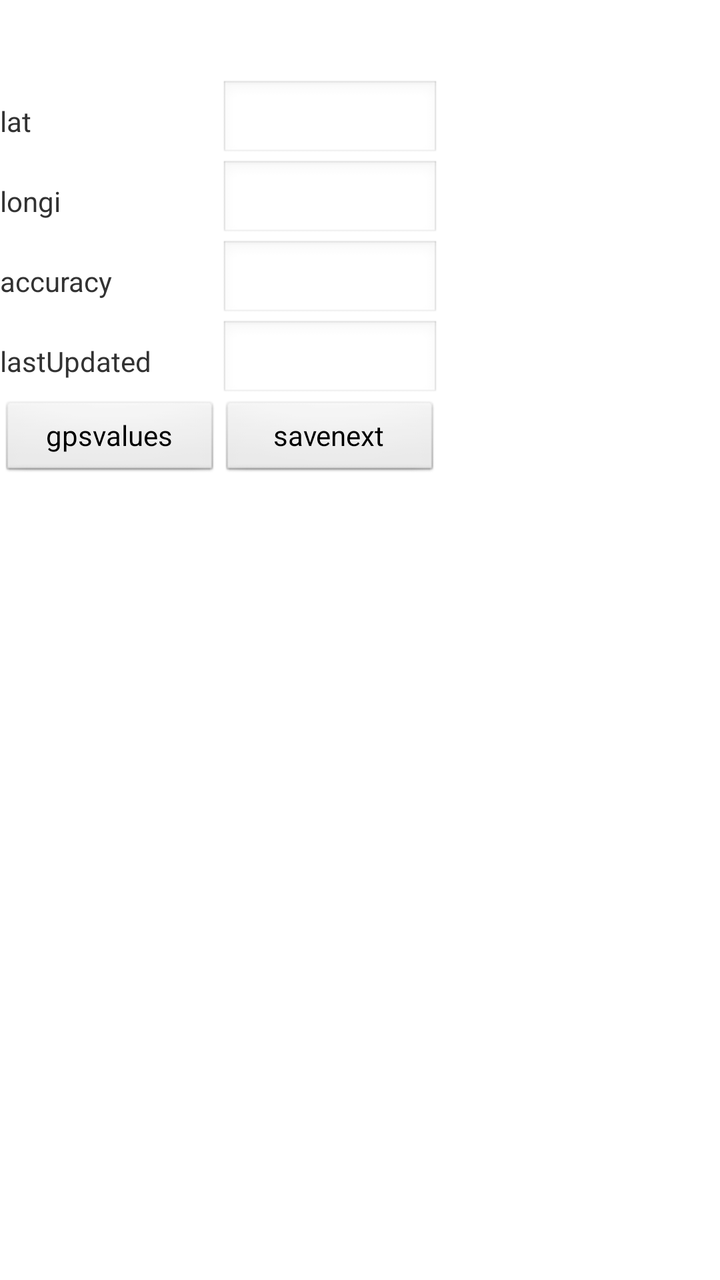
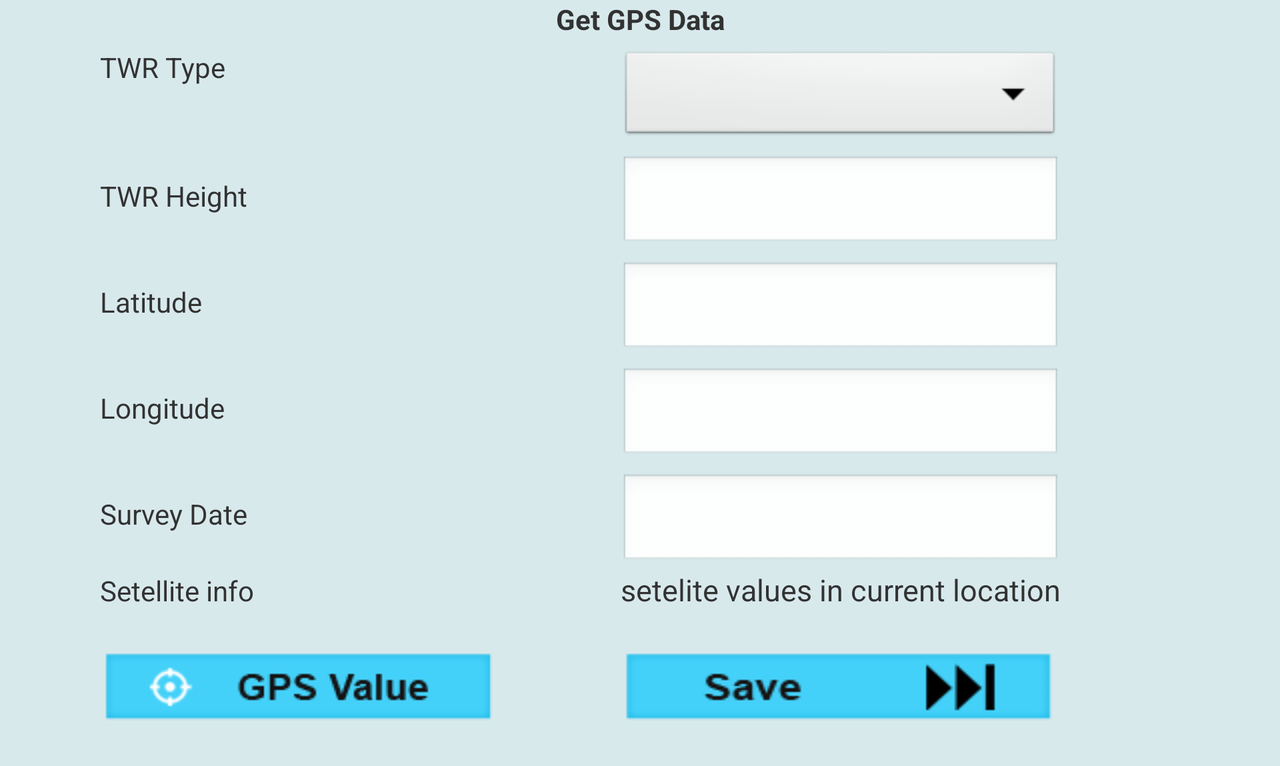

One screen, two layout resources from the same app: the default and the repository's alternative for another configuration. Each is rendered where Android would select it; the XML of both is given below.
<!-- AndroidManifest.xml: application theme AppTheme -->
<!-- res/layout/gpsactivity.xml -->
<?xml version="1.0" encoding="utf-8"?>
<TableLayout xmlns:android="http://schemas.android.com/apk/res/android"
    xmlns:tools="http://schemas.android.com/tools"
    android:layout_width="match_parent"
    android:layout_height="match_parent">
    <TableRow android:gravity="center">
	        <TextView android:id="@+id/txtgetGPSdata"
            android:layout_height="40dp"
            android:layout_width="100dp"
            />
    </TableRow>
    <TableRow >
        	<TextView android:text="lat"
            android:layout_height="40dp"
            android:layout_width="80dp"
            />
        	<EditText android:inputType="number"
            android:layout_height="40dp"
            android:layout_width="110dp"
            android:id="@+id/edLatitude"
            />
    </TableRow>
    <TableRow >
        	<TextView android:text="longi"
           android:layout_height="40dp"
            android:layout_width="80dp"
            />
        	<EditText android:inputType="number"
            android:layout_height="40dp"
            android:layout_width="110dp"
            android:id="@+id/edLongitude"
            />
    </TableRow>
    <TableRow >
        	<TextView android:text="accuracy"
            android:layout_height="40dp"
            android:layout_width="80dp"
            />
        	<EditText android:inputType="number"
            android:layout_height="40dp"
            android:layout_width="110dp"
            android:id="@+id/edAccuracy"
            />
    </TableRow>
    <TableRow >
        	<TextView android:text="lastUpdated"
            android:layout_height="40dp"
            android:layout_width="80dp"
            />
        	<EditText android:inputType="number"
            android:layout_height="40dp"
            android:layout_width="110dp"
            android:id="@+id/edLastUpdated"
            />
    </TableRow>
    <TableRow >
        	<Button android:text="gpsvalues"
            android:layout_height="40dp"
            android:layout_width="110dp"
            android:id="@+id/btnGPSValues"
            android:onClick="getGPSValues"
            />
        	<Button android:text="savenext"
            android:layout_height="40dp"
            android:layout_width="90dp"
            android:id="@+id/btnSaveNext"
            android:onClick="savenext"
            />
    </TableRow>
</TableLayout>
<!-- resources referenced by this layout -->
<resources>
  <style name="AppTheme" parent="AppBaseTheme">
          
      </style>
  <style name="AppBaseTheme" parent="android:Theme.Light">
          
      </style>
</resources>
<!-- res/layout-land/gpsactivity.xml (the repository's variant of the layout above) -->
<!-- drawn on the phone turned sideways -->
<?xml version="1.0" encoding="utf-8"?>
<ScrollView 
    xmlns:android="http://schemas.android.com/apk/res/android"
    xmlns:tools="http://schemas.android.com/tools"
    android:layout_width="match_parent"
    android:layout_height="match_parent"
    android:descendantFocusability="beforeDescendants"
    android:focusableInTouchMode="true" 
    >
<TableLayout 
    android:layout_width="match_parent"
    android:layout_height="match_parent"
    android:paddingBottom="20dp"
    android:background="#d8e9ec">
    
    <TableRow android:gravity="center">
	        <TextView android:id="@+id/txtgetGPSdata"
            android:layout_height="wrap_content"
            android:layout_width="fill_parent"
            android:text="Get GPS Data"
            android:gravity="center_horizontal"
            android:textStyle="bold"
            />
    </TableRow>
     <TableRow 
        android:layout_marginTop="5dp">
        	<TextView android:text="TWR Type"
            android:layout_height="wrap_content"
            android:layout_width="160dp"
            android:layout_marginLeft="50dp"
            />

        	<Spinner
       	       android:id="@+id/spinner1"
       	       android:layout_width="160dp"
       	       android:layout_height="wrap_content"
	           android:gravity="center"
	           android:textSize="11sp"
	           android:windowSoftInputMode="adjustPan|adjustResize|stateHidden"
	           android:layout_marginLeft="50dp"
        	     />
        	
    </TableRow>
    <TableRow 
        android:layout_marginTop="5dp">
        	<TextView android:text="TWR Height"
            android:layout_height="wrap_content"
            android:layout_width="160dp"
            android:layout_marginLeft="50dp"
            />
        	<EditText android:inputType="number"
            android:layout_height="wrap_content"
            android:layout_width="160dp"
            android:id="@+id/tyrHight"
            android:gravity="center"
            android:textSize="11sp"
            android:layout_marginLeft="50dp"
            />
    </TableRow>
    
    <TableRow 
        android:layout_marginTop="5dp">
        	<TextView android:text="Latitude"
            android:layout_height="wrap_content"
            android:layout_width="160dp"
            android:layout_marginLeft="50dp"
            />
        	<EditText android:inputType="number"
            android:layout_height="wrap_content"
            android:layout_width="160dp"
            android:id="@+id/edLatitude"
            android:gravity="center"
            android:textSize="11sp"
            android:windowSoftInputMode="adjustPan|adjustResize|stateHidden"
            android:layout_marginLeft="50dp"
            />
    </TableRow>
    <TableRow android:layout_marginTop="5dp">
        	<TextView android:text="Longitude"
           android:layout_height="wrap_content"
            android:layout_width="160dp"
            android:layout_marginLeft="50dp"
            />
        	<EditText android:inputType="number"
            android:layout_height="wrap_content"
            android:layout_width="160dp"
            android:id="@+id/edLongitude"
            android:textSize="11sp"
            android:layout_marginLeft="50dp"
            android:gravity="center"
            />
    </TableRow>
   
    <TableRow android:layout_marginTop="5dp">
        	<TextView android:text="Survey Date"
            android:layout_height="wrap_content"
            android:layout_width="160dp"
            android:layout_marginLeft="50dp"
            />
        	<EditText android:inputType="number"
            android:layout_height="wrap_content"
            android:layout_width="160dp"
            android:id="@+id/edLastUpdated"
            android:textSize="11sp"
            android:gravity="center"
            android:layout_marginLeft="50dp"
            />
    </TableRow>
     <TableRow >
        	<TextView android:text="Setellite info"
            android:layout_height="wrap_content"
            android:layout_width="160dp"
            android:layout_marginLeft="50dp"
            android:visibility="visible"
            />
        	<TextView android:inputType="number"
            android:layout_height="wrap_content"
            android:layout_width="wrap_content"
            android:id="@+id/txtSeteLite"
            android:layout_marginLeft="50dp"
            android:textSize="15dp"
            android:text="setelite values in current location"
            android:gravity="center_horizontal"
            />
    </TableRow>
    <TableRow>
        	<Button android:text=""
            android:layout_height="wrap_content"
            android:layout_width="wrap_content"
            android:id="@+id/btnGPSValues"
            android:onClick="getGPSValues"
            android:layout_marginRight="10dp"
            android:background="@drawable/gps_value"
            android:textStyle="bold"
            android:layout_marginTop="20dp"
            android:layout_marginLeft="50dp"
            
            />
        	<Button android:text=""
            android:layout_height="wrap_content"
            android:layout_width="wrap_content"
            android:id="@+id/btnSaveNext"
            android:layout_marginLeft="50dp"
            android:layout_marginTop="20dp"
            android:onClick="savenext"            
            android:background="@drawable/save_next"
            android:textStyle="bold"
            />
    </TableRow>
</TableLayout>
</ScrollView>
<!-- resources referenced by the variant -->
<!-- as the phone turned sideways resolves them -->
<resources>
  <!-- drawable gps_value: png bitmap (drawable, 2925 bytes) -->
  <!-- drawable save_next: png bitmap (drawable, 2148 bytes) -->
  <style name="AppTheme" parent="AppBaseTheme">
          
      </style>
  <style name="AppBaseTheme" parent="android:Theme.Light">
          
      </style>
</resources>
